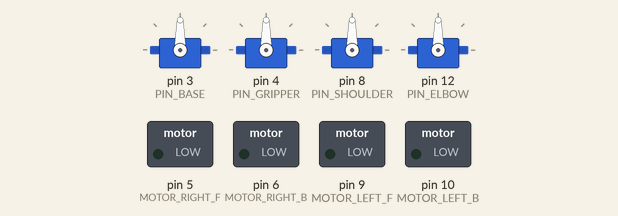
Simulated run of this sketch. Board: Arduino Uno, built with avr-gcc and run on an emulated ATmega328P. On the bench: 4 × servo, switched loads named in the sketch (green lamp = pin HIGH). What the sketch prints to the serial monitor is not drawn.

Above: at 0.1 s.
At 5.1 s:
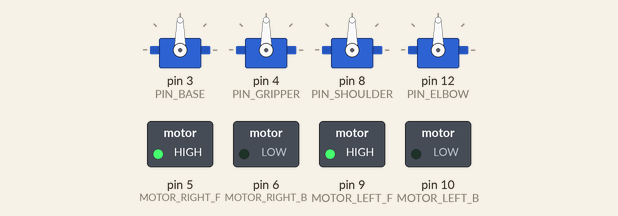
Timing chart, 0 to 9.5 s (numbered marks = the images above):
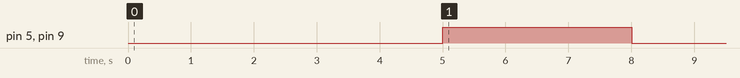

The sketch:

all.ino
```cpp
// ============================================================
// 智能搬运机器人 - 全自动连贯任务（更新 A0/A1 串口版）
// ============================================================
#include <SoftwareSerial.h>
#include <Servo.h>

// --- 1. 串口通信定义 (修改区) ---
// Bigfish A0 (RX) 连 OpenMV P4 (TX)
// Bigfish A1 (TX) 连 OpenMV P5 (RX)
SoftwareSerial OpenMVSerial(A0, A1);
String inputString = "";
boolean stringComplete = false;

// --- 2. 机械臂引脚与安全角度 ---
Servo myBase, myGripper, myShoulder, myElbow;
const int PIN_BASE = 3;
const int PIN_GRIPPER = 4;
const int PIN_SHOULDER = 8;
const int PIN_ELBOW = 12;

const int GRIPPER_OPEN = 90;
const int GRIPPER_CLOSE = 60;

const int SHOULDER_UP = 90;
const int SHOULDER_DOWN = 45;

const int ELBOW_RETRACT = 90;
const int ELBOW_EXTEND = 120;

const int BASE_CENTER = 90;

// --- 3. 底盘电机引脚定义 ---
const int MOTOR_LEFT_F = 9;
const int MOTOR_LEFT_B = 10;
const int MOTOR_RIGHT_F = 5;
const int MOTOR_RIGHT_B = 6;

const unsigned long TIME_1_METER = 3000;

// --- 4. 状态机流程控制 ---
enum TaskState {
  START_DELAY,    // 开机等待
  MOVE_FORWARD,   // 底盘前进
  TRIGGER_SCAN,   // 触发OpenMV扫码
  WAIT_SCAN,      // 等待扫码结果
  ARM_GRAB,       // 机械臂抓取
  TASK_DONE       // 任务结束
};
TaskState currentState = START_DELAY;

unsigned long stateStartTime = 0;

void setup() {
  Serial.begin(9600);
  OpenMVSerial.begin(9600);    // 初始化 A0/A1 软串口

  // 初始化电机
  pinMode(MOTOR_LEFT_F, OUTPUT);
  pinMode(MOTOR_LEFT_B, OUTPUT);
  pinMode(MOTOR_RIGHT_F, OUTPUT);
  pinMode(MOTOR_RIGHT_B, OUTPUT);
  stopCar();

  // 初始化机械臂
  myBase.attach(PIN_BASE);
  myGripper.attach(PIN_GRIPPER);
  myShoulder.attach(PIN_SHOULDER);
  myElbow.attach(PIN_ELBOW);

  // 机械臂复位防御姿态
  myBase.write(BASE_CENTER);
  myShoulder.write(SHOULDER_UP);
  myElbow.write(ELBOW_RETRACT);
  myGripper.write(GRIPPER_OPEN);

  Serial.println("系统初始化完毕(使用 A0/A1 串口)，5秒后开始任务...");
  stateStartTime = millis();
}

void loop() {
  // 核心逻辑一：实时接收 OpenMV 串行数据
  while (OpenMVSerial.available()) {
    char inChar = (char)OpenMVSerial.read();
    if (inChar != '\n') {
      inputString += inChar;
    } else {
      stringComplete = true;
    }
  }

  // 核心逻辑二：全自动任务状态机
  switch (currentState) {

    case START_DELAY:
      if (millis() - stateStartTime >= 5000) {
        Serial.println("【阶段一】开始：底盘前进 1 米...");
        moveForward();
        stateStartTime = millis();
        currentState = MOVE_FORWARD;
      }
      break;

    case MOVE_FORWARD:
      if (millis() - stateStartTime >= TIME_1_METER) {
        stopCar();
        Serial.println("底盘已到达指定位置，刹车不晃动后触发扫码。");
        delay(1500);
        currentState = TRIGGER_SCAN;
      }
      break;

    case TRIGGER_SCAN:
      Serial.println("【阶段二】开始：向 OpenMV 发送扫码指令...");
      OpenMVSerial.print("SCAN\n");
      inputString = "";
      stringComplete = false;
      currentState = WAIT_SCAN;
      break;

    case WAIT_SCAN:
      if (stringComplete) {
        inputString.trim();
        Serial.print("扫码成功！收到物块标识: ");
        Serial.println(inputString);

        Serial.println("【阶段三】开始：解锁机械臂联合抓取...");
        currentState = ARM_GRAB;
      }
      break;

    case ARM_GRAB:
      Serial.println("-> 伸出小臂");
      myElbow.write(ELBOW_EXTEND);
      delay(800);

      Serial.println("-> 下探大臂");
      myShoulder.write(SHOULDER_DOWN);
      delay(800);

      Serial.println("-> 夹爪闭合抓取");
      myGripper.write(GRIPPER_CLOSE);
      delay(1000);

      Serial.println("-> 举起战利品");
      myShoulder.write(SHOULDER_UP);
      delay(800);

      Serial.println("-> 收回小臂");
      myElbow.write(ELBOW_RETRACT);
      delay(800);

      Serial.println(">>> 全自动联合任务顺利圆满完成！ <<<");
      currentState = TASK_DONE;
      break;

    case TASK_DONE:
      stopCar();
      break;
  }
}

// --- 底层电机驱动 ---
void moveForward() {
  digitalWrite(MOTOR_LEFT_F, HIGH);
  digitalWrite(MOTOR_LEFT_B, LOW);
  digitalWrite(MOTOR_RIGHT_F, HIGH);
  digitalWrite(MOTOR_RIGHT_B, LOW);
}

void stopCar() {
  digitalWrite(MOTOR_LEFT_F, LOW);
  digitalWrite(MOTOR_LEFT_B, LOW);
  digitalWrite(MOTOR_RIGHT_F, LOW);
  digitalWrite(MOTOR_RIGHT_B, LOW);
}
```

Measured:
- by itself, pin 5 (MOTOR_RIGHT_F), pin 9 (MOTOR_LEFT_F): LOW → HIGH at 5.0 s, → LOW 3.0 s later
